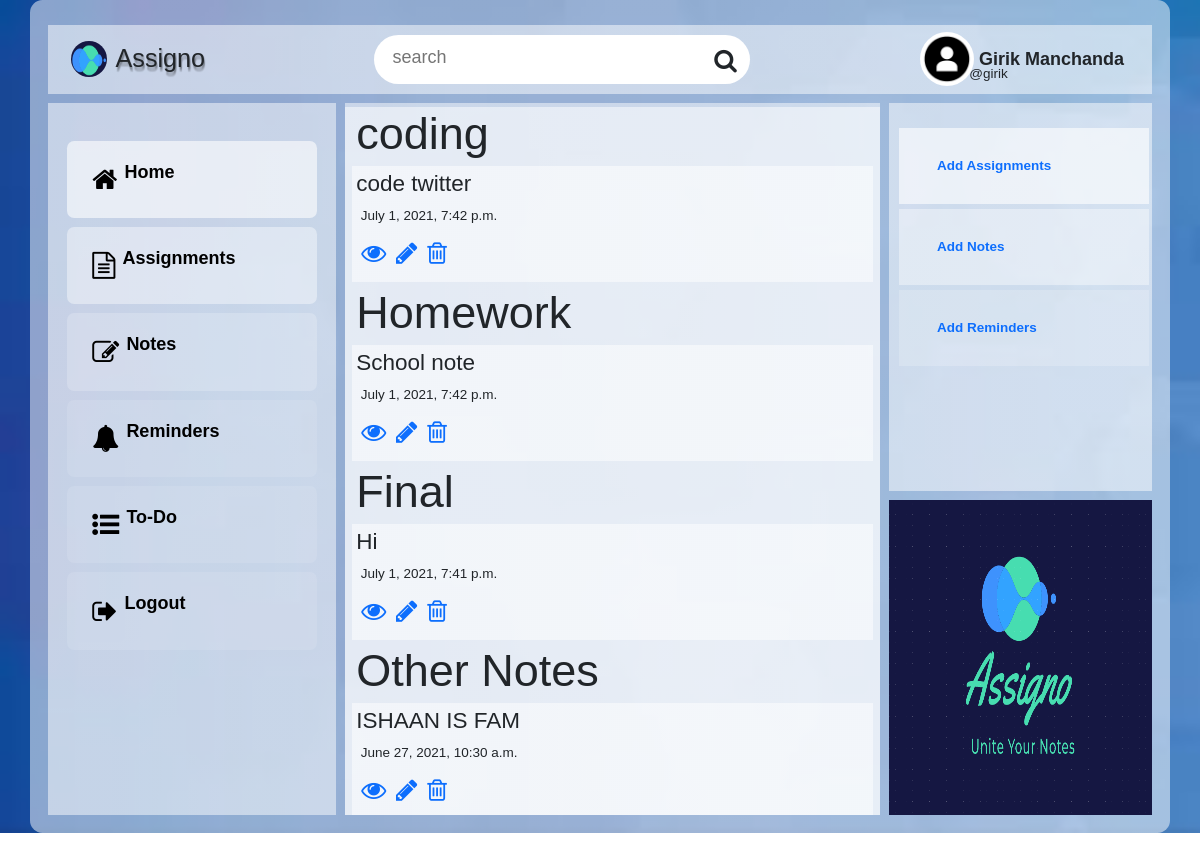
Before: /dashboard/notes/list/ (signed in) with the older database file.
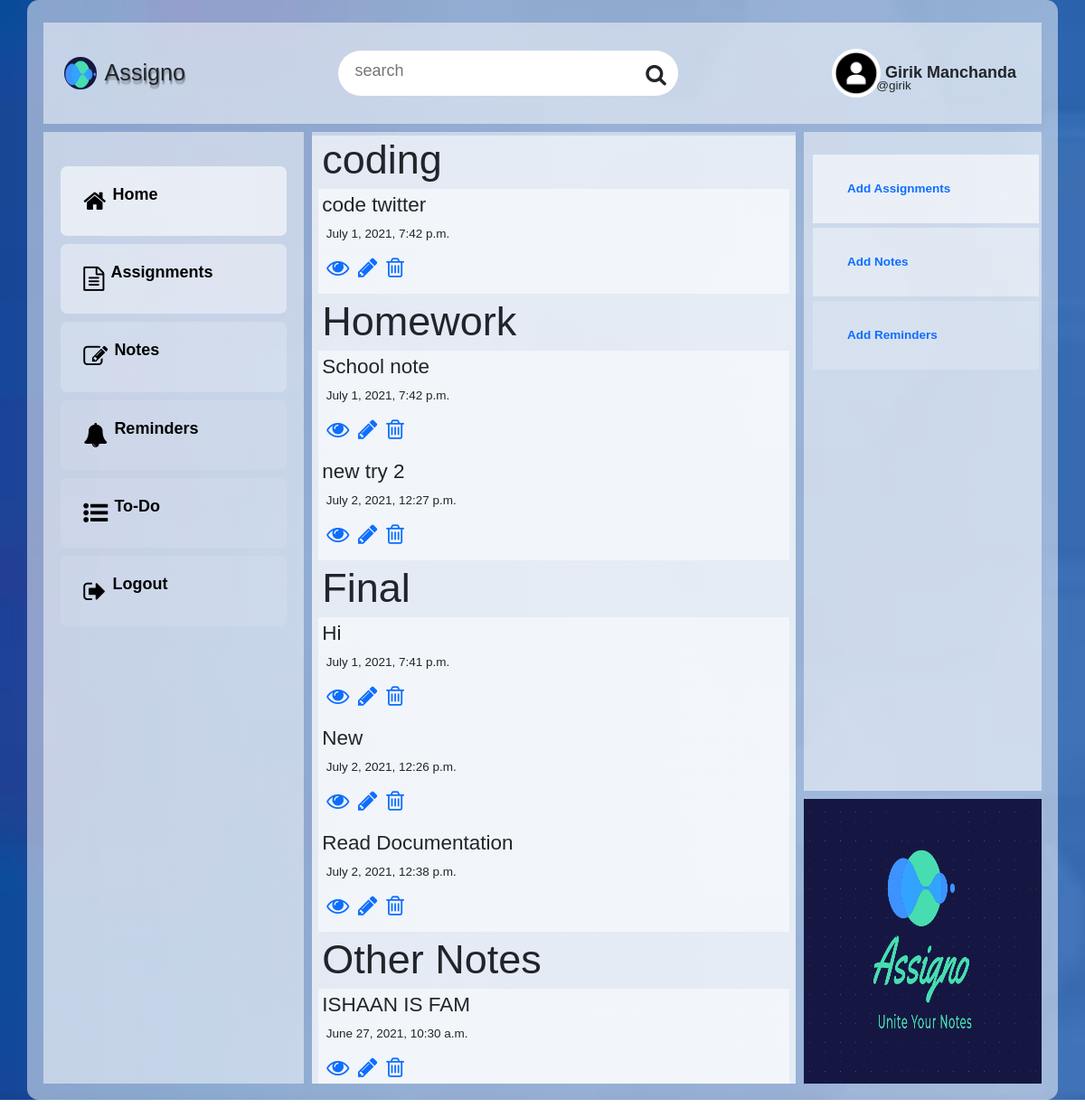
After: the same page with the newer database file.
### dashboard/models.py (models this page shows, shortened)
class categories(models.Model):
    user=models.ForeignKey(User, on_delete = models.CASCADE)
    title = models.CharField(max_length = 100)

class notes(models.Model):
    user = models.ForeignKey(User, on_delete = models.CASCADE)
    title = models.CharField(max_length=100)
    body = RichTextField(blank=True, null=True)
    timestamp = models.DateTimeField(auto_now_add=True)
    categories = models.ManyToManyField(categories,related_name="notes_in_category",blank=True)

### dashboard/views.py (the view)
# urls.py: path('dashboard/notes/list/', views.list_notes.as_view() , name='notes-list'),
class list_notes(LoginRequiredMixin, ListView):
    model = models.notes
    template_name = 'dashboard/list_notes.html'
    def get_queryset(self, *args, **kwargs):
        queryset =  super().get_queryset(*args, **kwargs)
        queryset = queryset.filter(user=self.request.user)
        return queryset
    def get_context_data(self, **kwargs):
        context = super().get_context_data(**kwargs)
        context['categories'] = models.categories.objects.filter(user=self.request.user)
        context['notes_w_o_category'] = self.get_queryset(**kwargs).filter(categories=None)
        return context

### templates/dashboard/list_notes.html
{% extends "base.html" %}
{% load bootstrap4 %}
{% load static %}
{% block dashboard_sections %}
<div class="my_container_for_assignment_list">
    {% include "snippets/navigation.html" %}
    {% include "snippets/sidebar.html" %}
<div class="ass_list">
  <div class="container">
      {% for category in categories  %}
        <h1 class="title">{{ category.title }}</h1>
        {% for item in category.notes_in_category.all  %}
        <div class="container basic">
            <h1>{{ item.title }}</h1>
            <p class="basic">{{ item.timestamp }}</p>
            <p>
               <a href="{% url 'dashboard:notes-detail' pk=item.pk %}"><i class="fa fa-eye enlarge-symbol"></i></a>
                <a href="{% url 'dashboard:notes-update' pk=item.pk %}"><i class="fa fa-pencil enlarge-symbol"></i></a>
                <a href="{% url 'dashboard:notes-delete' pk=item.pk %}"><i class="fa fa-trash-o enlarge-symbol"></i></a>
          </p>
        </div>
        {% endfor %}
      {% endfor %}
      <h1 class="title">Other Notes</h1>
      {% for item in notes_w_o_category  %}
      <div class="container basic">
          <h1>{{ item.title }}</h1>
          <p class="basic">{{ item.timestamp }}</p>
          <p>
             <a href="{% url 'dashboard:notes-detail' pk=item.pk %}"><i class="fa fa-eye enlarge-symbol"></i></a>
              <a href="{% url 'dashboard:notes-update' pk=item.pk %}"><i class="fa fa-pencil enlarge-symbol"></i></a>
              <a href="{% url 'dashboard:notes-delete' pk=item.pk %}"><i class="fa fa-trash-o enlarge-symbol"></i></a>
        </p>
      </div>
      {% endfor %}
  </div>
</div>
<div class="home-logo">
  <img class="home-logo-image" src="{% static 'images/logo/logo.png' %}" alt="">
</div>
<div class="right-panel">
    <ul>
        <li>
            <a href="{% url 'dashboard:assignment-create' %}">Add Assignments</a>
        </li>
        <li>
            <a href="{% url 'dashboard:notes-create' %}">Add Notes</a>
        </li>
        <li>
            <a href="{% url 'dashboard:reminders-create' %}">Add Reminders</a>
        </li>
    </ul>
</div>
</div>
{% endblock dashboard_sections %}

Changed rows visible on the page:
added notes: title "new try 2", timestamp "July 2, 2021, 12:27 p.m.", shown under categories "Homework"
added notes: title "New", timestamp "July 2, 2021, 12:26 p.m.", shown under categories "Final"
added notes: title "Read Documentation", timestamp "July 2, 2021, 12:38 p.m.", shown under categories "Final"
